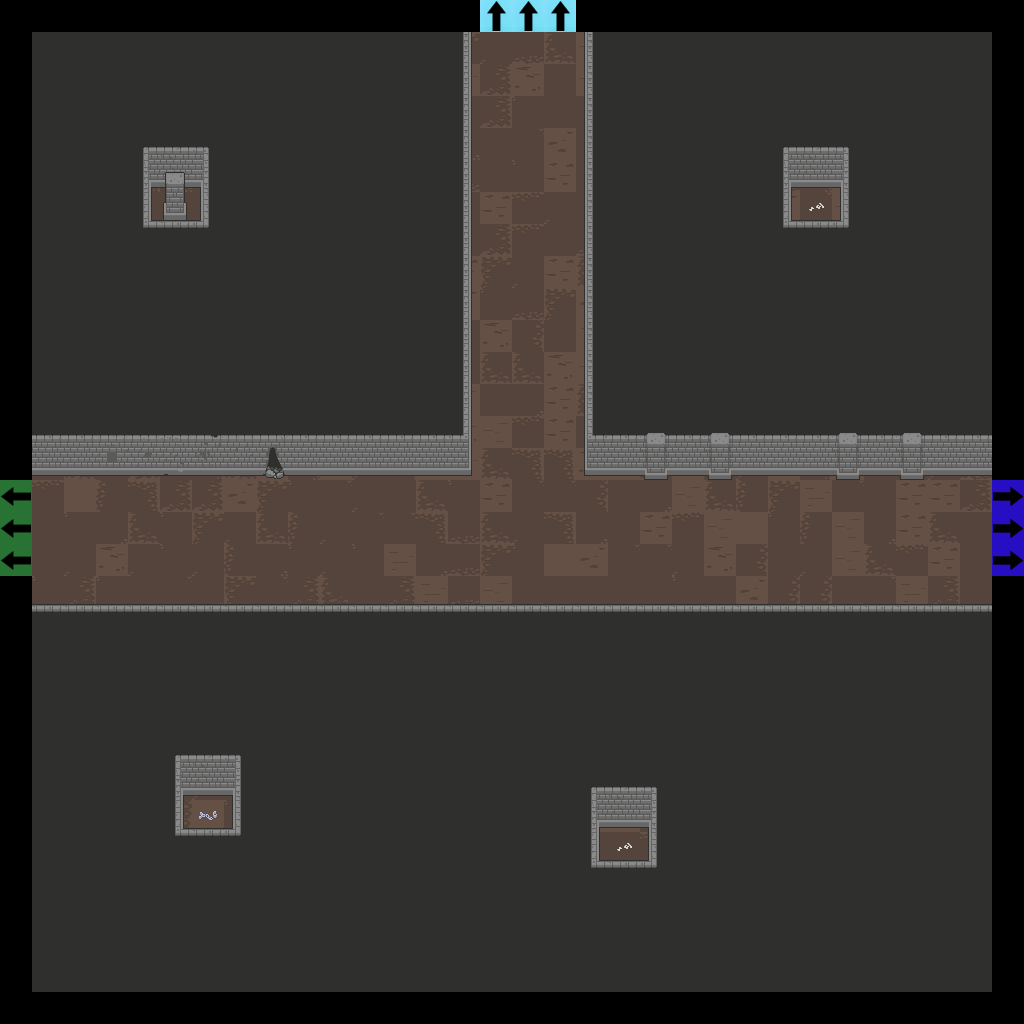

A 2D game scene composited from a Tiled map and its tileset images. What follows is a short description and the map's XML, with each tile layer's data collapsed to a summary:
An orthogonal 32x32 tile map with 32x32 px tiles, 7 tile layers (Floor, Walls, Doors, Pillars, ...), 2 tilesets.

<map version="1.2" tiledversion="2019.04.18" orientation="orthogonal" renderorder="right-down" width="32" height="32" tilewidth="32" tileheight="32" infinite="0" nextlayerid="22" nextobjectid="1">
 <tileset firstgid="1" source="Dungeon_Tileset_2.tsx" />
 <tileset firstgid="321" source="flags.tsx" />
 <layer id="15" name="Floor" width="32" height="32">
  <data>[1024 cells, 900 non-empty, 25 distinct tile ids]</data>
 </layer>
 <layer id="16" name="Walls" width="32" height="32">
  <data>[1024 cells, 768 non-empty, 23 distinct tile ids]</data>
 </layer>
 <layer id="17" name="Doors" width="32" height="32">
  <data>[1024 cells, 0 non-empty, 0 distinct tile ids]</data>
 </layer>
 <layer id="18" name="Pillars" width="32" height="32">
  <properties>
   <property name="unity:SortingLayer" value="Player" />
  </properties>
  <data>[1024 cells, 14 non-empty, 14 distinct tile ids]</data>
 </layer>
 <layer id="19" name="Candles" width="32" height="32">
  <data>[1024 cells, 0 non-empty, 0 distinct tile ids]</data>
 </layer>
 <layer id="20" name="Debris" width="32" height="32">
  <data>[1024 cells, 3 non-empty, 2 distinct tile ids]</data>
 </layer>
 <layer id="21" name="Flags" width="32" height="32">
  <data>[1024 cells, 9 non-empty, 3 distinct tile ids]</data>
 </layer>
</map>
